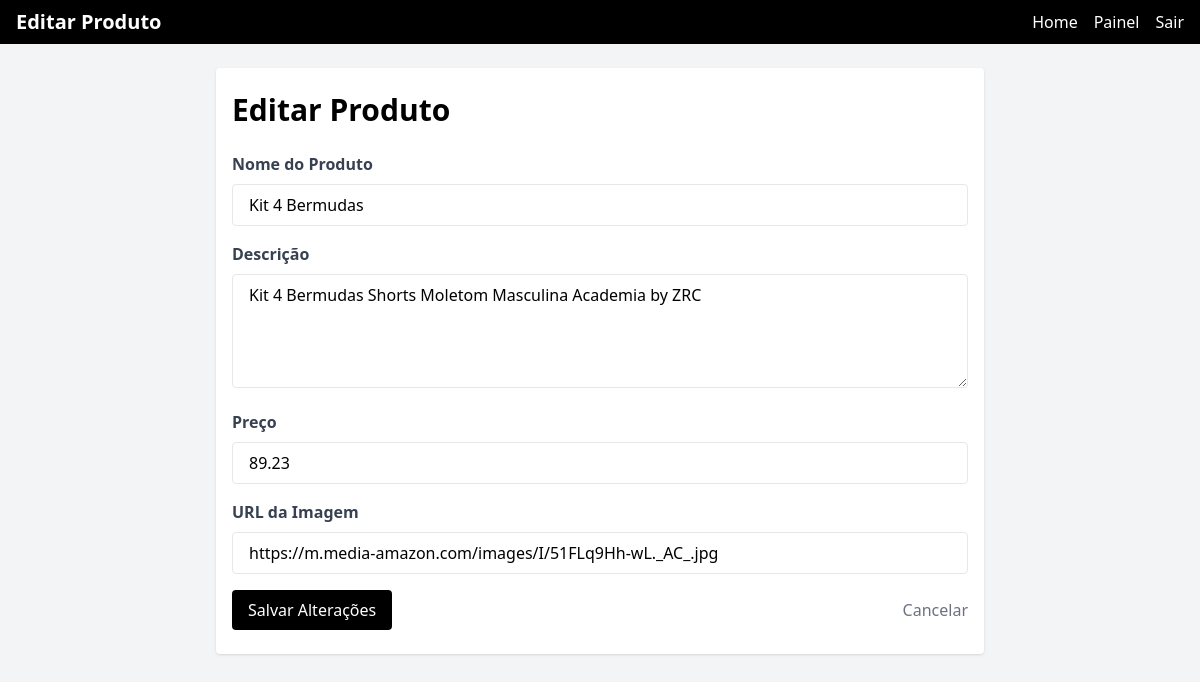
Page /admin/products/edit/2 (signed in) on the committed database.
### loja/modules/models.py (models this page shows)
class Products(db.Model):
    __tablename__ = 'products'
    id = db.Column(db.Integer, primary_key=True, nullable=False, unique=True)
    name = db.Column(db.String(100), nullable=False)
    description = db.Column(db.String(100), nullable=True)
    price = db.Column(db.Float, nullable=False)
    image = db.Column(db.String(100), nullable=False)
    user_id = db.Column(db.Integer, db.ForeignKey('users.id'), nullable=False)

### loja/views/admin_routes.py (the view, shortened to what this page needs)
@admin_blueprint.route('/admin/products/edit/<int:id>', methods=['GET', 'POST'])
@login_required
def edit_product(id):
    product = Products.query.get_or_404(id)
    return render_template('admin/edit_product.html', product=product)

### loja/__init__.py (called while the page is built)
def create_app():
    app = Flask(__name__)
    app.config.from_object('config.Config')  # Certifique-se de ter o arquivo 'config.py' configurado
    db.init_app(app)
    login_manager.init_app(app)
    login_manager.login_view = 'auth.login'  # Atualize 'auth.login' com sua rota real de login
    login_manager.login_message = 'Por favor, faça login para acessar esta página.'
    login_manager.login_message_category = 'info'
    from loja.views.routes import main_blueprint
    from loja.views.admin_routes import admin_blueprint
    app.register_blueprint(main_blueprint)
    app.register_blueprint(admin_blueprint)
    from loja.modules.models import Users  # Certifique-se de que o modelo User está no módulo correto
    @login_manager.user_loader
    def load_user(user_id):
        return Users.query.get(int(user_id))
    return app

### loja/templates/admin/edit_product.html (shortened to what this page needs)
<!DOCTYPE html>
<html lang="pt-BR">
<head>
  <script src="https://cdn.tailwindcss.com"></script>
  <link rel="stylesheet" href="{{ url_for('static', filename='styles/animation.css') }}">
</head>
<body class="bg-gray-100">
  <nav class="bg-black text-white px-4 py-2 flex justify-between items-center">
    <h1 class="text-xl font-bold">Editar Produto</h1>
    <ul class="flex gap-4">
      <li><a href="/" class="hover:underline">Home</a></li>
      <li><a href="{{ url_for('admin.admin_dashboard') }}" class="hover:underline">Painel</a></li>
      <li><a href="{{ url_for('admin.logout') }}" class="hover:underline">Sair</a></li>
    </ul>
  </nav>
  <main class="mt-6 px-4 max-w-3xl mx-auto bg-white p-6 rounded shadow">
    <h1 class="text-3xl font-bold mb-6">Editar Produto</h1>
    <form action="{{ url_for('admin.edit_product', id=product.id) }}" method="POST">
      <div class="mb-4">
        <label for="name" class="block text-gray-700 font-semibold mb-2">Nome do Produto</label>
        <input
          type="text"
          id="name"
          name="name"
          value="{{ product.name }}"
          class="w-full px-4 py-2 border rounded focus:outline-none focus:ring-2 focus:ring-black"
          required
        >
      </div>
      <div class="mb-4">
        <label for="description" class="block text-gray-700 font-semibold mb-2">Descrição</label>
        <textarea
          id="description"
          name="description"
          class="w-full px-4 py-2 border rounded focus:outline-none focus:ring-2 focus:ring-black"
          rows="4"
        >{{ product.description }}</textarea>
      </div>
      <div class="mb-4">
        <label for="price" class="block text-gray-700 font-semibold mb-2">Preço</label>
        <input
          type="number"
          id="price"
          name="price"
          value="{{ product.price }}"
          step="0.01"
          class="w-full px-4 py-2 border rounded focus:outline-none focus:ring-2 focus:ring-black"
          required
        >
      </div>
      <div class="mb-4">
        <label for="image" class="block text-gray-700 font-semibold mb-2">URL da Imagem</label>
        <input
          type="text"
          id="image"
          name="image"
          value="{{ product.image }}"
          class="w-full px-4 py-2 border rounded focus:outline-none focus:ring-2 focus:ring-black"
          required
        >
      </div>
      <div class="flex justify-between items-center">
        <button
          type="submit"
          class="bg-black text-white py-2 px-4 rounded hover:bg-gray-800"
        >
          Salvar Alterações
        </button>
        <a
          href="{{ url_for('admin.admin_dashboard') }}"
          class="text-gray-500 hover:underline"
        >
          Cancelar
        </a>
      </div>
    </form>
  </main>
</body>
</html>

### rows in the picture
Products: name "Kit 4 Bermudas", description "Kit 4 Bermudas Shorts Moletom Masculina Academia by ZRC", price "89.23", image "https://m.media-amazon.com/images/I/51FLq9Hh-wL._AC_.jpg"
